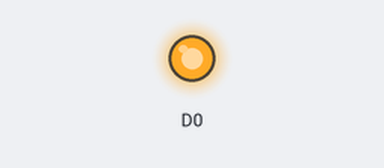
This sketch was run on a simulated ESP8266 (NodeMCU). Parts: output pins drawn as LEDs (lit = HIGH).

Above: at 0.5 s.
At 2.5 s:
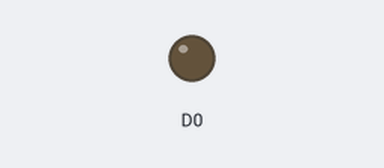
Timing chart, 0 to 5.2 s (numbered marks = the images above):
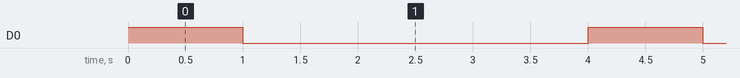

The sketch:

NodeMCU_Interfacing_and_basic_Programming.ino
```cpp
void setup()
{
  // initialize digital pin D0 as an output, on-board LED is connected to D0
  pinMode(D0, OUTPUT);
}

// the loop function runs over and over again forever
void loop()
{
  digitalWrite(D0, HIGH);   // turn the LED on (HIGH is the voltage level)
  delay(1000);              // wait for a second
  digitalWrite(D0, LOW);    // turn the LED off by making the voltage LOW
  delay(3000);              // wait for a second
}
```

Measured:
- by itself, D0: alternates HIGH for 1.0 s and LOW for 3.0 s
